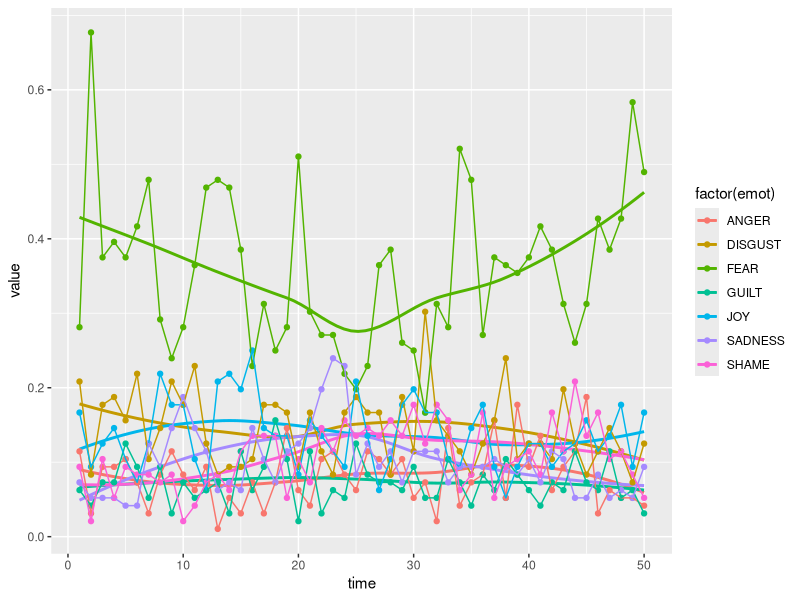

This chart was generated by the following R code:
library(ggplot2)
library(reshape)

setwd("~/Desktop/SentimentCap/StoryData")

df = as.data.frame(read.csv('DraculaSent.csv', header = FALSE))
names = c('JOY','FEAR','ANGER','SADNESS','DISGUST','SHAME','GUILT')
col1 = c()
col2= c()
col3 = c()
for(i in 1:7) {
  for (j in 1:50) {
    col1 = append(col1, df[i,j])
    print(df[i,j])
  }
  col2 = append(col2, rep(names[i], 50))
  col3 = append(col3, seq(1,50))
}

df = data.frame(value = col1, emot = col2, time = col3)
p = ggplot(df, aes(x = time, y = value, color = factor(emot)))
p + geom_smooth(se = FALSE) + geom_point() + geom_line()
